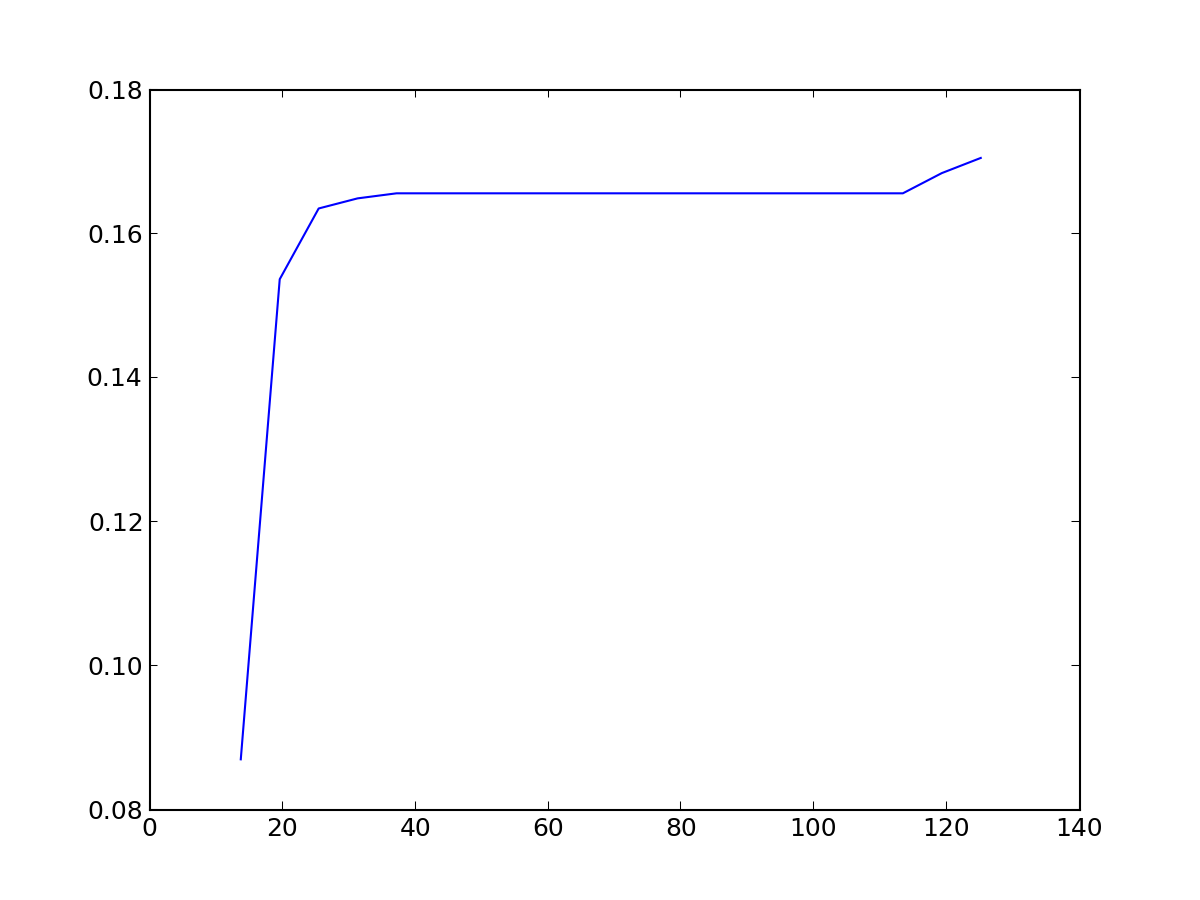

Here is the Python script that generated this plot:
#!/usr/bin/env python
import numpy as np
import matplotlib.pyplot as plt


data = np.loadtxt('DelayValues.txt')
print len(data)

# Choose how many bins you want here
num_bins = 30

# Use the histogram function to bin the data
counts, bin_edges = np.histogram(data, bins=num_bins, normed=True)

# Now find the cdf
cdf = np.cumsum(counts)

# And finally plot the cdf
plt.plot(bin_edges[1:], cdf)

#plt.savefig('plot.png', dpi=150)

plt.show()


